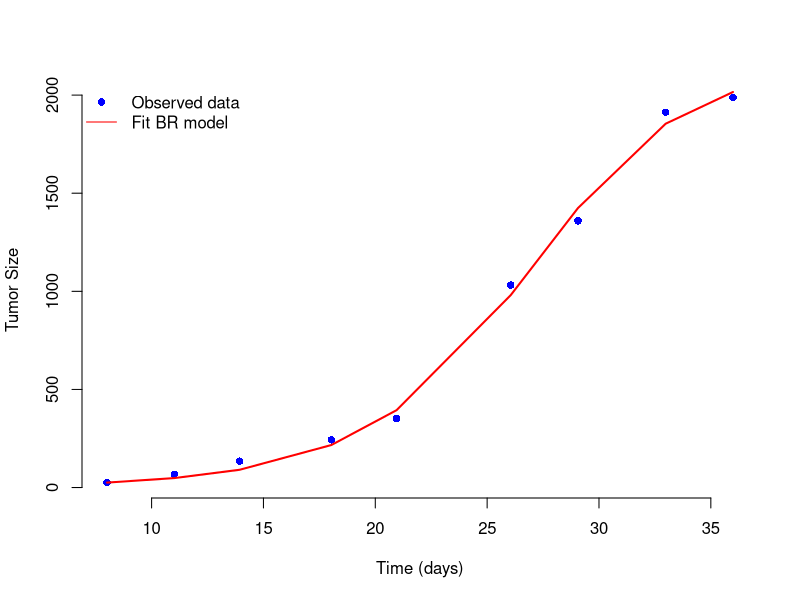

This chart was generated by the following R code:
rm(list=ls())

# Read CSV data
data.df <- read.csv("../Data/tumor-data.csv", header=TRUE)

TimeData <- data.df$x    # Time points from the data
TumorData <- data.df$y   # Measured tumor sizes (y)
TimeSim <- TimeData      # Use the same time points for simulation

# Tumor growth model
# y' = (g / epsilon) * y * [1 - (y / K)^epsilon]
library(deSolve)

TumorGrowth.model <- function(t, pop, param) {
  y <- pop[1]  # Tumor size at time t
  
  g     <- param[1]   # Growth rate
  eps   <- param[2]   #
  K     <- param[3]   # Carrying capacity
  
  dy <- (g / eps) * y * (1 - (y / K)^eps)
  
  list( dy )
}

# Cost function - SSE (Sum of Squared Errors)
# Parameters to estimate: g, epsilon, K

sse_func <- function(par) {
  
  g_   <- par[1]
  eps_ <- par[2]
  K_   <- par[3]
  
  param_vec <- c(g_, eps_, K_)
  
  # Initial condition: y(0) = the first observed tumor size
  Init.cond <- c(y = TumorData[1])
  
  out <- lsoda(Init.cond, TimeSim, TumorGrowth.model, param_vec)
  
  model_y <- out[, 'y']
  
  diff_ <- TumorData - model_y
  
  return(sum(diff_^2))   
}


# Initial guesses for the parameters to be estimated
init_par <- c(g = 0.5, eps = 1, K = 2000)

# parameters estimation using 'optim'
fit <- optim(
  par   = init_par,
  fn    = sse_func,
  method= "L-BFGS-B",
  lower = c(1e-5, 1e-5, 1),  # lower bound
  upper =  c(10, 10, 10000)   # upper bound
)

# Results
best_par <- fit$par
best_par

param_best <- c(best_par["g"], best_par["eps"], best_par["K"])

Init.cond <- c(y = TumorData[1])

out_best <- lsoda(Init.cond, TimeSim, TumorGrowth.model, param_best)

out_best_df <- as.data.frame(out_best)

plot(TimeData, TumorData, pch=16, col="blue",
     xlab="Time (days)", ylab="Tumor Size", bty="n")
lines(out_best_df$time, out_best_df$y, col="red", lwd=2)

legend("topleft", legend=c("Observed data", "Fit BR model"),
       col=c("blue","red"), pch=c(16,NA), lty=c(0,1), bty="n")
